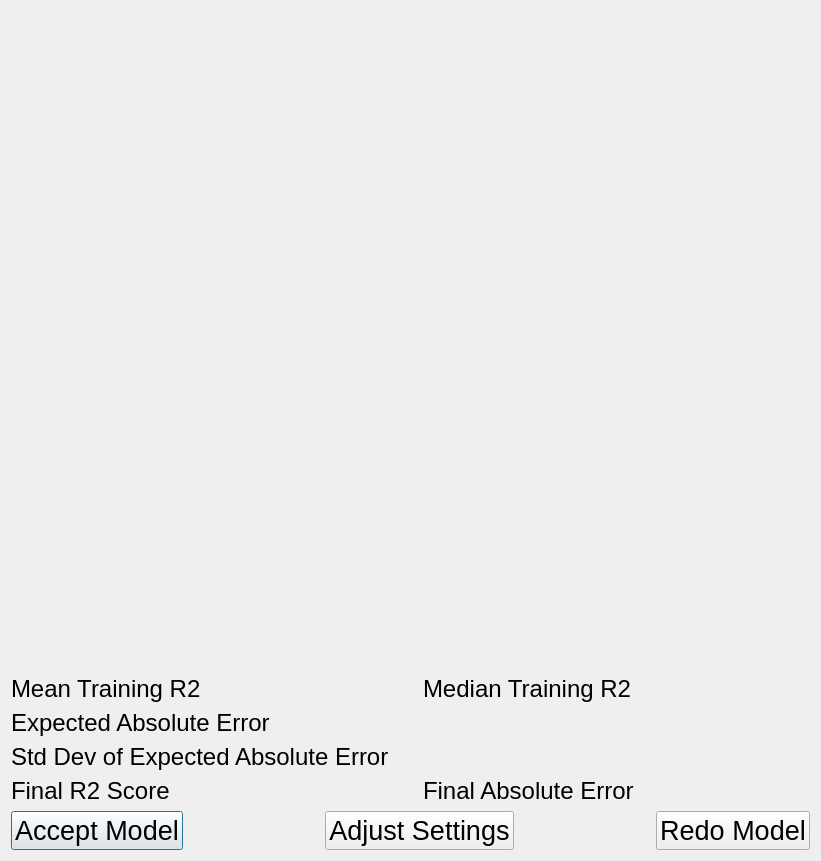
<?xml version="1.0" encoding="UTF-8"?>
<ui version="4.0">
 <class>Dialog</class>
 <widget class="QDialog" name="Dialog">
  <property name="geometry">
   <rect>
    <x>0</x>
    <y>0</y>
    <width>806</width>
    <height>861</height>
   </rect>
  </property>
  <property name="sizePolicy">
   <sizepolicy hsizetype="Preferred" vsizetype="Preferred">
    <horstretch>0</horstretch>
    <verstretch>0</verstretch>
   </sizepolicy>
  </property>
  <property name="windowTitle">
   <string>Dialog</string>
  </property>
  <layout class="QGridLayout" name="gridLayout">
   <item row="0" column="0" colspan="6">
    <widget class="QWidget" name="graph_view" native="true">
     <property name="sizePolicy">
      <sizepolicy hsizetype="Preferred" vsizetype="Expanding">
       <horstretch>0</horstretch>
       <verstretch>0</verstretch>
      </sizepolicy>
     </property>
    </widget>
   </item>
   <item row="1" column="0" colspan="3">
    <widget class="QLabel" name="mean_cv_r2">
     <property name="sizePolicy">
      <sizepolicy hsizetype="Preferred" vsizetype="Minimum">
       <horstretch>0</horstretch>
       <verstretch>0</verstretch>
      </sizepolicy>
     </property>
     <property name="font">
      <font>
       <pointsize>18</pointsize>
      </font>
     </property>
     <property name="text">
      <string>Mean Training R2</string>
     </property>
    </widget>
   </item>
   <item row="1" column="3" colspan="3">
    <widget class="QLabel" name="median_cv_r2">
     <property name="sizePolicy">
      <sizepolicy hsizetype="Preferred" vsizetype="Minimum">
       <horstretch>0</horstretch>
       <verstretch>0</verstretch>
      </sizepolicy>
     </property>
     <property name="font">
      <font>
       <pointsize>18</pointsize>
      </font>
     </property>
     <property name="text">
      <string>Median Training R2</string>
     </property>
    </widget>
   </item>
   <item row="2" column="0" colspan="6">
    <widget class="QLabel" name="mean_cv_absolute">
     <property name="sizePolicy">
      <sizepolicy hsizetype="Preferred" vsizetype="Minimum">
       <horstretch>0</horstretch>
       <verstretch>0</verstretch>
      </sizepolicy>
     </property>
     <property name="font">
      <font>
       <pointsize>18</pointsize>
      </font>
     </property>
     <property name="text">
      <string>Expected Absolute Error</string>
     </property>
    </widget>
   </item>
   <item row="3" column="0" colspan="6">
    <widget class="QLabel" name="std_dev_mae_cv">
     <property name="sizePolicy">
      <sizepolicy hsizetype="Preferred" vsizetype="Minimum">
       <horstretch>0</horstretch>
       <verstretch>0</verstretch>
      </sizepolicy>
     </property>
     <property name="font">
      <font>
       <pointsize>18</pointsize>
      </font>
     </property>
     <property name="text">
      <string>Std Dev of Expected Absolute Error</string>
     </property>
    </widget>
   </item>
   <item row="4" column="0" colspan="3">
    <widget class="QLabel" name="final_r2_score">
     <property name="sizePolicy">
      <sizepolicy hsizetype="Preferred" vsizetype="Minimum">
       <horstretch>0</horstretch>
       <verstretch>0</verstretch>
      </sizepolicy>
     </property>
     <property name="font">
      <font>
       <pointsize>18</pointsize>
      </font>
     </property>
     <property name="text">
      <string>Final R2 Score</string>
     </property>
    </widget>
   </item>
   <item row="4" column="3" colspan="3">
    <widget class="QLabel" name="final_absolute_error">
     <property name="sizePolicy">
      <sizepolicy hsizetype="Preferred" vsizetype="Minimum">
       <horstretch>0</horstretch>
       <verstretch>0</verstretch>
      </sizepolicy>
     </property>
     <property name="font">
      <font>
       <pointsize>18</pointsize>
      </font>
     </property>
     <property name="text">
      <string>Final Absolute Error</string>
     </property>
    </widget>
   </item>
   <item row="5" column="0">
    <widget class="QPushButton" name="accept_button">
     <property name="font">
      <font>
       <pointsize>20</pointsize>
      </font>
     </property>
     <property name="text">
      <string>Accept Model</string>
     </property>
    </widget>
   </item>
   <item row="5" column="1">
    <spacer name="horizontalSpacer">
     <property name="orientation">
      <enum>Qt::Horizontal</enum>
     </property>
     <property name="sizeType">
      <enum>QSizePolicy::MinimumExpanding</enum>
     </property>
     <property name="sizeHint" stdset="0">
      <size>
       <width>130</width>
       <height>17</height>
      </size>
     </property>
    </spacer>
   </item>
   <item row="5" column="2" colspan="2">
    <widget class="QPushButton" name="adjust_settings_button">
     <property name="sizePolicy">
      <sizepolicy hsizetype="MinimumExpanding" vsizetype="Fixed">
       <horstretch>0</horstretch>
       <verstretch>0</verstretch>
      </sizepolicy>
     </property>
     <property name="font">
      <font>
       <pointsize>20</pointsize>
      </font>
     </property>
     <property name="text">
      <string>Adjust Settings</string>
     </property>
    </widget>
   </item>
   <item row="5" column="4">
    <spacer name="horizontalSpacer_2">
     <property name="orientation">
      <enum>Qt::Horizontal</enum>
     </property>
     <property name="sizeType">
      <enum>QSizePolicy::MinimumExpanding</enum>
     </property>
     <property name="sizeHint" stdset="0">
      <size>
       <width>130</width>
       <height>20</height>
      </size>
     </property>
    </spacer>
   </item>
   <item row="5" column="5">
    <widget class="QPushButton" name="redo_button">
     <property name="font">
      <font>
       <pointsize>20</pointsize>
      </font>
     </property>
     <property name="text">
      <string>Redo Model</string>
     </property>
    </widget>
   </item>
  </layout>
 </widget>
 <resources/>
 <connections/>
</ui>
